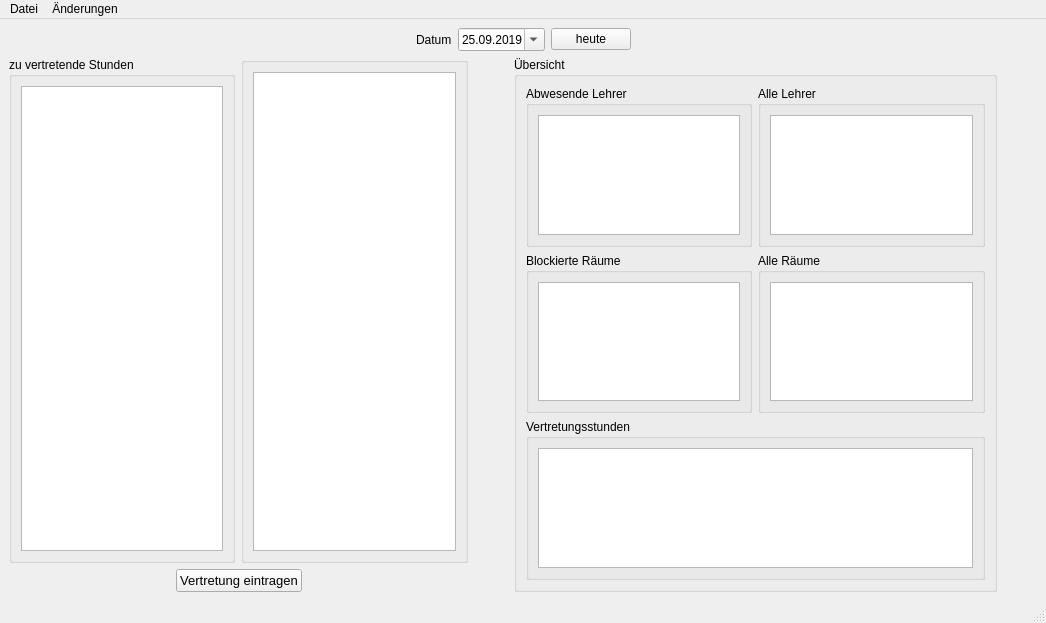
<?xml version="1.0" encoding="UTF-8"?>
<ui version="4.0">
 <class>MainWindow</class>
 <widget class="QMainWindow" name="MainWindow">
  <property name="geometry">
   <rect>
    <x>0</x>
    <y>0</y>
    <width>1046</width>
    <height>623</height>
   </rect>
  </property>
  <property name="windowTitle">
   <string>MainWindow</string>
  </property>
  <widget class="QWidget" name="centralwidget">
   <layout class="QVBoxLayout" name="verticalLayout_5">
    <item>
     <layout class="QHBoxLayout" name="horizontalLayout_datum">
      <item>
       <spacer name="horizontalSpacer_4">
        <property name="orientation">
         <enum>Qt::Horizontal</enum>
        </property>
        <property name="sizeHint" stdset="0">
         <size>
          <width>40</width>
          <height>20</height>
         </size>
        </property>
       </spacer>
      </item>
      <item>
       <widget class="QLabel" name="lbl_Datum">
        <property name="text">
         <string>Datum</string>
        </property>
       </widget>
      </item>
      <item>
       <widget class="QDateEdit" name="de_mainDatum">
        <property name="dateTime">
         <datetime>
          <hour>0</hour>
          <minute>0</minute>
          <second>0</second>
          <year>2019</year>
          <month>9</month>
          <day>25</day>
         </datetime>
        </property>
        <property name="minimumDateTime">
         <datetime>
          <hour>0</hour>
          <minute>0</minute>
          <second>0</second>
          <year>2019</year>
          <month>1</month>
          <day>1</day>
         </datetime>
        </property>
        <property name="currentSection">
         <enum>QDateTimeEdit::YearSection</enum>
        </property>
        <property name="displayFormat">
         <string>dd.MM.yyyy</string>
        </property>
        <property name="calendarPopup">
         <bool>true</bool>
        </property>
        <property name="currentSectionIndex">
         <number>2</number>
        </property>
        <property name="date">
         <date>
          <year>2019</year>
          <month>9</month>
          <day>25</day>
         </date>
        </property>
       </widget>
      </item>
      <item>
       <widget class="QPushButton" name="btn_datumHeute">
        <property name="text">
         <string>heute</string>
        </property>
       </widget>
      </item>
      <item>
       <spacer name="horizontalSpacer_6">
        <property name="orientation">
         <enum>Qt::Horizontal</enum>
        </property>
        <property name="sizeHint" stdset="0">
         <size>
          <width>40</width>
          <height>20</height>
         </size>
        </property>
       </spacer>
      </item>
     </layout>
    </item>
    <item>
     <spacer name="verticalSpacer">
      <property name="orientation">
       <enum>Qt::Vertical</enum>
      </property>
      <property name="sizeType">
       <enum>QSizePolicy::Maximum</enum>
      </property>
      <property name="sizeHint" stdset="0">
       <size>
        <width>20</width>
        <height>40</height>
       </size>
      </property>
     </spacer>
    </item>
    <item>
     <layout class="QHBoxLayout" name="horizontalLayout_1">
      <item>
       <layout class="QVBoxLayout" name="verticalLayout_6">
        <item>
         <layout class="QHBoxLayout" name="horizontalLayout_4">
          <item>
           <widget class="QGroupBox" name="gb_problemStunden">
            <property name="sizePolicy">
             <sizepolicy hsizetype="Expanding" vsizetype="Preferred">
              <horstretch>0</horstretch>
              <verstretch>0</verstretch>
             </sizepolicy>
            </property>
            <property name="title">
             <string>zu vertretende Stunden</string>
            </property>
            <layout class="QVBoxLayout" name="verticalLayout_11">
             <item>
              <widget class="QTableWidget" name="tw_problemStunden">
               <property name="contextMenuPolicy">
                <enum>Qt::ActionsContextMenu</enum>
               </property>
               <property name="editTriggers">
                <set>QAbstractItemView::NoEditTriggers</set>
               </property>
               <property name="selectionMode">
                <enum>QAbstractItemView::SingleSelection</enum>
               </property>
               <property name="selectionBehavior">
                <enum>QAbstractItemView::SelectRows</enum>
               </property>
               <attribute name="horizontalHeaderCascadingSectionResizes">
                <bool>true</bool>
               </attribute>
               <attribute name="horizontalHeaderStretchLastSection">
                <bool>true</bool>
               </attribute>
               <attribute name="verticalHeaderVisible">
                <bool>false</bool>
               </attribute>
              </widget>
             </item>
            </layout>
           </widget>
          </item>
          <item>
           <layout class="QVBoxLayout" name="verticalLayout_8">
            <property name="sizeConstraint">
             <enum>QLayout::SetDefaultConstraint</enum>
            </property>
            <item>
             <widget class="QGroupBox" name="gb_frei">
              <property name="sizePolicy">
               <sizepolicy hsizetype="Maximum" vsizetype="Preferred">
                <horstretch>0</horstretch>
                <verstretch>0</verstretch>
               </sizepolicy>
              </property>
              <property name="title">
               <string/>
              </property>
              <layout class="QVBoxLayout" name="verticalLayout_10">
               <item>
                <widget class="QTableWidget" name="tw_frei">
                 <property name="contextMenuPolicy">
                  <enum>Qt::ActionsContextMenu</enum>
                 </property>
                 <property name="selectionMode">
                  <enum>QAbstractItemView::SingleSelection</enum>
                 </property>
                 <property name="selectionBehavior">
                  <enum>QAbstractItemView::SelectRows</enum>
                 </property>
                 <attribute name="horizontalHeaderVisible">
                  <bool>false</bool>
                 </attribute>
                 <attribute name="horizontalHeaderCascadingSectionResizes">
                  <bool>true</bool>
                 </attribute>
                 <attribute name="horizontalHeaderStretchLastSection">
                  <bool>true</bool>
                 </attribute>
                 <attribute name="verticalHeaderVisible">
                  <bool>false</bool>
                 </attribute>
                </widget>
               </item>
              </layout>
             </widget>
            </item>
           </layout>
          </item>
         </layout>
        </item>
        <item>
         <layout class="QHBoxLayout" name="horizontalLayout_3">
          <item>
           <spacer name="horizontalSpacer_7">
            <property name="orientation">
             <enum>Qt::Horizontal</enum>
            </property>
            <property name="sizeHint" stdset="0">
             <size>
              <width>40</width>
              <height>20</height>
             </size>
            </property>
           </spacer>
          </item>
          <item>
           <widget class="QPushButton" name="btn_vertretungsEintragen">
            <property name="font">
             <font>
              <pointsize>10</pointsize>
             </font>
            </property>
            <property name="text">
             <string>Vertretung eintragen</string>
            </property>
           </widget>
          </item>
          <item>
           <spacer name="horizontalSpacer_8">
            <property name="orientation">
             <enum>Qt::Horizontal</enum>
            </property>
            <property name="sizeHint" stdset="0">
             <size>
              <width>40</width>
              <height>20</height>
             </size>
            </property>
           </spacer>
          </item>
         </layout>
        </item>
       </layout>
      </item>
      <item>
       <spacer name="horizontalSpacer">
        <property name="orientation">
         <enum>Qt::Horizontal</enum>
        </property>
        <property name="sizeType">
         <enum>QSizePolicy::Minimum</enum>
        </property>
        <property name="sizeHint" stdset="0">
         <size>
          <width>40</width>
          <height>20</height>
         </size>
        </property>
       </spacer>
      </item>
      <item>
       <widget class="QGroupBox" name="gb_uebersicht">
        <property name="sizePolicy">
         <sizepolicy hsizetype="Preferred" vsizetype="Preferred">
          <horstretch>0</horstretch>
          <verstretch>0</verstretch>
         </sizepolicy>
        </property>
        <property name="title">
         <string>Übersicht</string>
        </property>
        <layout class="QVBoxLayout" name="verticalLayout_7">
         <item>
          <layout class="QHBoxLayout" name="horizontalLayout_2">
           <item>
            <widget class="QGroupBox" name="gb_abwesendeLehrer">
             <property name="title">
              <string>Abwesende Lehrer</string>
             </property>
             <layout class="QVBoxLayout" name="verticalLayout_3">
              <item>
               <widget class="QTableWidget" name="tw_abwesendeLehrer">
                <property name="contextMenuPolicy">
                 <enum>Qt::ActionsContextMenu</enum>
                </property>
                <property name="editTriggers">
                 <set>QAbstractItemView::NoEditTriggers</set>
                </property>
                <property name="dragDropOverwriteMode">
                 <bool>true</bool>
                </property>
                <property name="selectionMode">
                 <enum>QAbstractItemView::SingleSelection</enum>
                </property>
                <property name="selectionBehavior">
                 <enum>QAbstractItemView::SelectRows</enum>
                </property>
                <property name="rowCount">
                 <number>0</number>
                </property>
                <attribute name="horizontalHeaderCascadingSectionResizes">
                 <bool>true</bool>
                </attribute>
                <attribute name="horizontalHeaderShowSortIndicator" stdset="0">
                 <bool>false</bool>
                </attribute>
                <attribute name="horizontalHeaderStretchLastSection">
                 <bool>true</bool>
                </attribute>
                <attribute name="verticalHeaderVisible">
                 <bool>false</bool>
                </attribute>
                <attribute name="verticalHeaderHighlightSections">
                 <bool>false</bool>
                </attribute>
                <attribute name="verticalHeaderMinimumSectionSize">
                 <number>1</number>
                </attribute>
                <attribute name="verticalHeaderStretchLastSection">
                 <bool>false</bool>
                </attribute>
               </widget>
              </item>
             </layout>
            </widget>
           </item>
           <item>
            <widget class="QGroupBox" name="gb_alleLehrer">
             <property name="title">
              <string>Alle Lehrer</string>
             </property>
             <layout class="QVBoxLayout" name="verticalLayout">
              <item>
               <widget class="QTableWidget" name="tw_alleLehrer">
                <property name="contextMenuPolicy">
                 <enum>Qt::ActionsContextMenu</enum>
                </property>
                <property name="editTriggers">
                 <set>QAbstractItemView::NoEditTriggers</set>
                </property>
                <property name="selectionMode">
                 <enum>QAbstractItemView::SingleSelection</enum>
                </property>
                <property name="selectionBehavior">
                 <enum>QAbstractItemView::SelectRows</enum>
                </property>
                <attribute name="horizontalHeaderVisible">
                 <bool>false</bool>
                </attribute>
                <attribute name="horizontalHeaderStretchLastSection">
                 <bool>true</bool>
                </attribute>
                <attribute name="verticalHeaderVisible">
                 <bool>false</bool>
                </attribute>
                <attribute name="verticalHeaderHighlightSections">
                 <bool>false</bool>
                </attribute>
                <attribute name="verticalHeaderStretchLastSection">
                 <bool>false</bool>
                </attribute>
               </widget>
              </item>
             </layout>
            </widget>
           </item>
          </layout>
         </item>
         <item>
          <layout class="QHBoxLayout" name="horizontalLayout_12">
           <item>
            <widget class="QGroupBox" name="gb_blockierteRaeume">
             <property name="title">
              <string>Blockierte Räume</string>
             </property>
             <layout class="QVBoxLayout" name="verticalLayout_4">
              <item>
               <widget class="QTableWidget" name="tw_blockierteRaeume">
                <property name="contextMenuPolicy">
                 <enum>Qt::ActionsContextMenu</enum>
                </property>
                <property name="editTriggers">
                 <set>QAbstractItemView::NoEditTriggers</set>
                </property>
                <property name="selectionMode">
                 <enum>QAbstractItemView::SingleSelection</enum>
                </property>
                <property name="selectionBehavior">
                 <enum>QAbstractItemView::SelectRows</enum>
                </property>
                <property name="rowCount">
                 <number>0</number>
                </property>
                <attribute name="horizontalHeaderCascadingSectionResizes">
                 <bool>true</bool>
                </attribute>
                <attribute name="horizontalHeaderShowSortIndicator" stdset="0">
                 <bool>false</bool>
                </attribute>
                <attribute name="horizontalHeaderStretchLastSection">
                 <bool>true</bool>
                </attribute>
                <attribute name="verticalHeaderVisible">
                 <bool>false</bool>
                </attribute>
                <attribute name="verticalHeaderHighlightSections">
                 <bool>false</bool>
                </attribute>
                <attribute name="verticalHeaderMinimumSectionSize">
                 <number>1</number>
                </attribute>
               </widget>
              </item>
             </layout>
            </widget>
           </item>
           <item>
            <widget class="QGroupBox" name="gb_alleRaeume">
             <property name="title">
              <string>Alle Räume</string>
             </property>
             <layout class="QVBoxLayout" name="verticalLayout_2">
              <item>
               <widget class="QTableWidget" name="tw_alleRaeume">
                <property name="contextMenuPolicy">
                 <enum>Qt::ActionsContextMenu</enum>
                </property>
                <property name="editTriggers">
                 <set>QAbstractItemView::NoEditTriggers</set>
                </property>
                <property name="selectionMode">
                 <enum>QAbstractItemView::SingleSelection</enum>
                </property>
                <property name="selectionBehavior">
                 <enum>QAbstractItemView::SelectRows</enum>
                </property>
                <attribute name="horizontalHeaderVisible">
                 <bool>false</bool>
                </attribute>
                <attribute name="horizontalHeaderStretchLastSection">
                 <bool>true</bool>
                </attribute>
                <attribute name="verticalHeaderVisible">
                 <bool>false</bool>
                </attribute>
                <attribute name="verticalHeaderHighlightSections">
                 <bool>false</bool>
                </attribute>
                <attribute name="verticalHeaderStretchLastSection">
                 <bool>false</bool>
                </attribute>
               </widget>
              </item>
             </layout>
            </widget>
           </item>
          </layout>
         </item>
         <item>
          <widget class="QGroupBox" name="gb_Vertretungstunden">
           <property name="title">
            <string>Vertretungsstunden</string>
           </property>
           <layout class="QVBoxLayout" name="verticalLayout_13">
            <item>
             <widget class="QTableWidget" name="tw_vertretungsstunden">
              <property name="contextMenuPolicy">
               <enum>Qt::ActionsContextMenu</enum>
              </property>
              <property name="selectionMode">
               <enum>QAbstractItemView::SingleSelection</enum>
              </property>
              <property name="selectionBehavior">
               <enum>QAbstractItemView::SelectRows</enum>
              </property>
              <attribute name="horizontalHeaderCascadingSectionResizes">
               <bool>true</bool>
              </attribute>
              <attribute name="horizontalHeaderStretchLastSection">
               <bool>true</bool>
              </attribute>
             </widget>
            </item>
           </layout>
          </widget>
         </item>
        </layout>
       </widget>
      </item>
      <item>
       <spacer name="horizontalSpacer_5">
        <property name="orientation">
         <enum>Qt::Horizontal</enum>
        </property>
        <property name="sizeType">
         <enum>QSizePolicy::Minimum</enum>
        </property>
        <property name="sizeHint" stdset="0">
         <size>
          <width>40</width>
          <height>20</height>
         </size>
        </property>
       </spacer>
      </item>
     </layout>
    </item>
   </layout>
  </widget>
  <widget class="QMenuBar" name="menubar">
   <property name="geometry">
    <rect>
     <x>0</x>
     <y>0</y>
     <width>1046</width>
     <height>21</height>
    </rect>
   </property>
   <widget class="QMenu" name="menuDatei">
    <property name="title">
     <string>Datei</string>
    </property>
    <addaction name="action_ffnen"/>
    <addaction name="actionSpeichern"/>
    <addaction name="actionSpeichern_unter"/>
    <addaction name="separator"/>
    <addaction name="actionImportieren"/>
   </widget>
   <widget class="QMenu" name="menuAenderungen">
    <property name="title">
     <string>Änderungen</string>
    </property>
    <addaction name="actionAbwesenheit_eintragen"/>
    <addaction name="actionRaum_blockieren"/>
    <addaction name="actionallgemeiner_Unterrichtsschluss"/>
   </widget>
   <addaction name="menuDatei"/>
   <addaction name="menuAenderungen"/>
  </widget>
  <widget class="QStatusBar" name="statusbar"/>
  <action name="action_ffnen">
   <property name="text">
    <string>Öffnen</string>
   </property>
   <property name="shortcut">
    <string>Ctrl+O</string>
   </property>
  </action>
  <action name="actionSpeichern">
   <property name="text">
    <string>Speichern</string>
   </property>
   <property name="shortcut">
    <string>Ctrl+S</string>
   </property>
  </action>
  <action name="actionImportieren">
   <property name="text">
    <string>Importieren</string>
   </property>
   <property name="shortcut">
    <string>Ctrl+I</string>
   </property>
  </action>
  <action name="actionAbwesenheit_eintragen">
   <property name="text">
    <string>Lehrer-Abwesenheit eintragen</string>
   </property>
  </action>
  <action name="actionRaum_blockieren">
   <property name="text">
    <string>Raum blockieren</string>
   </property>
  </action>
  <action name="actionallgemeiner_Unterrichtsschluss">
   <property name="text">
    <string>allgemeiner Unterrichtsschluss</string>
   </property>
  </action>
  <action name="actionSpeichern_unter">
   <property name="text">
    <string>Speichern unter</string>
   </property>
   <property name="shortcut">
    <string>Ctrl+Shift+S</string>
   </property>
  </action>
 </widget>
 <resources/>
 <connections/>
</ui>
